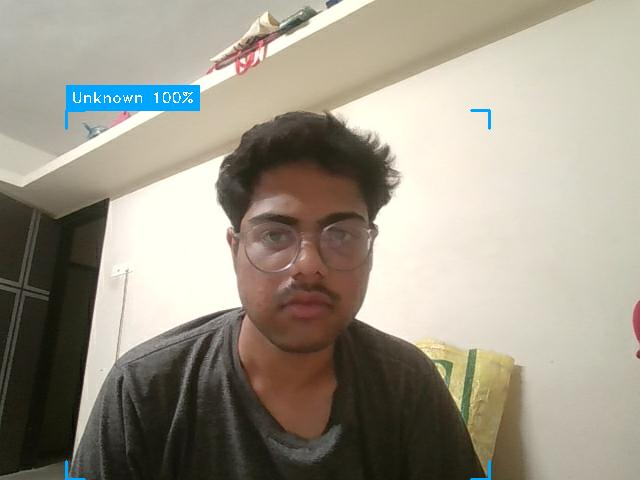
#> input picture dataset/pranav/face_anchor.jpg, 640 x 480 px
$ python test_recognition.py   (older library calls are emulated)
#> lines starting #> are read from the running program, lines starting #| are printed output that depends on the picture; long printed decimals are rounded
### server/vision_engine.py
"""
Smart Classroom — Vision Engine
YOLOv8 for person/phone detection + OpenCV-based face recognition.
Uses Haar cascade for face detection + histogram comparison for matching.
Runs on laptop webcam (index 0).
"""

import cv2
import base64
import os
import numpy as np
import logging
import pickle

logger = logging.getLogger(__name__)

# ── Load YOLOv8 ──────────────────────────────────────────────────────────────
try:
    from ultralytics import YOLO
    HAS_YOLO = True
except ImportError:
    HAS_YOLO = False
    logger.warning("ultralytics not installed. YOLO detection unavailable.")

# Path to dataset (relative to project root)
PROJECT_ROOT = os.path.dirname(os.path.dirname(__file__))
DATASET_PATH = os.path.join(PROJECT_ROOT, "dataset")
YOLO_MODEL_PATH = os.path.join(PROJECT_ROOT, "yolov8n.pt")

# Haar cascade for face detection
HAAR_CASCADE_PATH = cv2.data.haarcascades + "haarcascade_frontalface_default.xml"


class FaceDB:
    """
    Simple face database using OpenCV histogram comparison.
    Stores face embeddings as color histograms of detected face regions.
    Works on any Python version without dlib/TensorFlow.
    """

    def __init__(self, dataset_path: str):
        self.dataset_path = dataset_path
        self.face_cascade = cv2.CascadeClassifier(HAAR_CASCADE_PATH)
        self.known_faces = {}  # name -> list of face histograms
        self._orb = cv2.ORB_create(nfeatures=500)
        self.reload()
#> in reload, img is the input picture: shape (480, 640, 3); mean B, G, R 136.7, 150.8, 157.2
#> in reload, `gray = cv2.cvtColor(img, cv2.COLOR_BGR2GRAY)`:
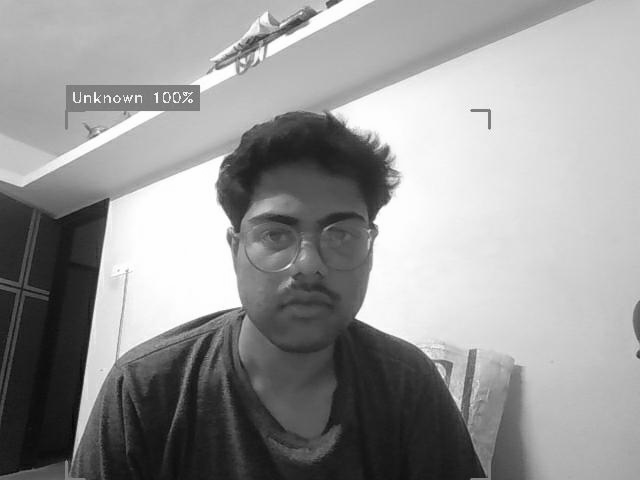
#> gray: shape (480, 640); min 2, max 255, mean 151.1
#> in reload, `faces = self.face_cascade.detectMultiScale(gray, 1.1, 5, minSize=(60, ..`: faces = [[227, 171, 158, 158]]
#> in reload, `x, y, w, h = max(faces, key=lambda f: f[2] * f[3])`: x = 227; y = 171; w = 158
#> in reload, `face_crop = img[y:y + h, x:x + w]`:
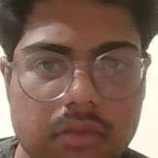
#> face_crop: shape (158, 158, 3); mean B, G, R 86.7, 100.2, 127.5

    def _compute_face_descriptor(self, face_img):
        """Compute a multi-feature descriptor for a face image with spatial grid."""
        face_resized = cv2.resize(face_img, (128, 128))
        gray = cv2.cvtColor(face_resized, cv2.COLOR_BGR2GRAY)
        gray = cv2.equalizeHist(gray)

        # Compute gradients for the whole image
        sobelx = cv2.Sobel(gray, cv2.CV_64F, 1, 0, ksize=3)
        sobely = cv2.Sobel(gray, cv2.CV_64F, 0, 1, ksize=3)
        magnitude = np.sqrt(sobelx ** 2 + sobely ** 2)
        direction = np.arctan2(sobely, sobelx)

        hsv = cv2.cvtColor(face_resized, cv2.COLOR_BGR2HSV)

        grid_size = 4
        cell_size = 128 // grid_size

        descriptors = []
        for i in range(grid_size):
            for j in range(grid_size):
                y_start = i * cell_size
                y_end = (i + 1) * cell_size
                x_start = j * cell_size
                x_end = (j + 1) * cell_size

                # Extract cell
                hsv_cell = hsv[y_start:y_end, x_start:x_end]
                mag_cell = magnitude[y_start:y_end, x_start:x_end]
                dir_cell = direction[y_start:y_end, x_start:x_end]

                # Histograms for cell
                hist_h = cv2.calcHist([hsv_cell], [0], None, [16], [0, 180])
                hist_s = cv2.calcHist([hsv_cell], [1], None, [16], [0, 256])
                mag_hist = cv2.calcHist([mag_cell.astype(np.float32)], [0], None, [16], [0, 256])
                dir_hist = cv2.calcHist([((dir_cell + np.pi) / (2 * np.pi) * 255).astype(np.float32)],
                                        [0], None, [16], [0, 256])

                cv2.normalize(hist_h, hist_h)
                cv2.normalize(hist_s, hist_s)
                cv2.normalize(mag_hist, mag_hist)
                cv2.normalize(dir_hist, dir_hist)

                descriptors.extend([hist_h.flatten(), hist_s.flatten(), mag_hist.flatten(), dir_hist.flatten()])

        descriptor = np.concatenate(descriptors)
        return descriptor

    def reload(self):
        """Load all student faces from dataset directory."""
        self.known_faces = {}

        if not os.path.exists(self.dataset_path):
            return

        for student_name in os.listdir(self.dataset_path):
            student_dir = os.path.join(self.dataset_path, student_name)
            if not os.path.isdir(student_dir):
                continue

            face_img_path = os.path.join(student_dir, "face_anchor.jpg")
            if not os.path.exists(face_img_path):
                continue

            img = cv2.imread(face_img_path)
            if img is None:
                continue

            # Try to detect face in the image
            gray = cv2.cvtColor(img, cv2.COLOR_BGR2GRAY)
            faces = self.face_cascade.detectMultiScale(gray, 1.1, 5, minSize=(60, 60))

            if len(faces) > 0:
                # Use the largest detected face
                x, y, w, h = max(faces, key=lambda f: f[2] * f[3])
                face_crop = img[y:y + h, x:x + w]
            else:
                # Use center crop if no face detected
                h, w = img.shape[:2]
                cx, cy = w // 2, h // 2
                size = min(h, w) // 2
                face_crop = img[max(0, cy - size):cy + size, max(0, cx - size):cx + size]

            if face_crop.size > 0:
                descriptor = self._compute_face_descriptor(face_crop)
#> in _compute_face_descriptor, `gray = cv2.cvtColor(face_resized, cv2.COLOR_BGR2GRAY)`:
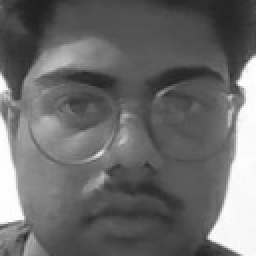
#> gray: shape (128, 128) (shown 2 times larger); min 32, max 254, mean 106.7
#> in _compute_face_descriptor, `gray = cv2.equalizeHist(gray)`:
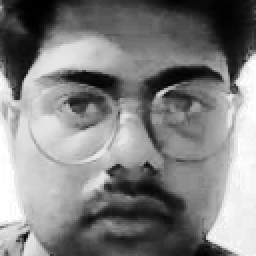
#> gray: shape (128, 128) (shown 2 times larger); min 0, max 255, mean 128.7
#> in _compute_face_descriptor, `sobely = cv2.Sobel(gray, cv2.CV_64F, 0, 1, ksize=3)`:
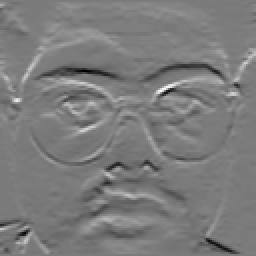
#> sobely: shape (128, 128) float64 (shown 2 times larger); min -681, max 729, mean 4.2; drawn with min black and max white
#> in _compute_face_descriptor, `magnitude = np.sqrt(sobelx ** 2 + sobely ** 2)`:
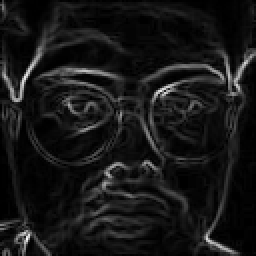
#> magnitude: shape (128, 128) float64 (shown 2 times larger); min 0, max 893.2, mean 81.4; drawn with min black and max white
#> in _compute_face_descriptor, `direction = np.arctan2(sobely, sobelx)`:
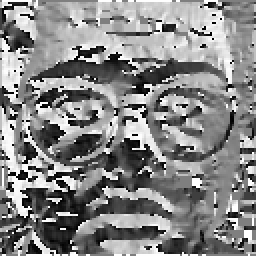
#> direction: shape (128, 128) float64 (shown 2 times larger); min -3.14, max 3.14, mean 0.188; drawn with min black and max white
#> in _compute_face_descriptor, `hsv = cv2.cvtColor(face_resized, cv2.COLOR_BGR2HSV)`: hsv: shape (128, 128, 3); mean H, S, V 11.5, 92.1, 127.4
#> after the loop in _compute_face_descriptor, `for i in range(grid_size):`: descriptors = 64 items
#> in _compute_face_descriptor, `descriptor = np.concatenate(descriptors)`: descriptor = 1024 values, max 1 at index 576, min 0 at index 4, mean 0.148
                self.known_faces[student_name] = descriptor
                logger.info("Loaded face for: %s", student_name)

        logger.info("FaceDB loaded %d students", len(self.known_faces))

    def recognize(self, face_crop) -> tuple:
        """
        Match a face crop against known faces.
        Returns (name, confidence) or (None, 0).
        """
        if not self.known_faces or face_crop.size == 0:
            return None, 0

        descriptor = self._compute_face_descriptor(face_crop)

        best_name = None
        best_score = -1

        for name, known_desc in self.known_faces.items():
            # Correlation comparison (higher = better match)
            score = np.dot(descriptor, known_desc) / (
                np.linalg.norm(descriptor) * np.linalg.norm(known_desc) + 1e-8
            )
            if score > best_score:
                best_score = score
                best_name = name

        # Threshold for positive match
        if best_score > 0.75:
            return best_name, best_score

        return None, best_score


class VisionEngine:
    # [240 lines left out: functions __init__, start_camera, stop_camera, draw_corner_rect, _compute_attention, process_frame, not called in this run]

    def release(self):
        """Release all resources."""
        self.stop_camera()

### server/test_recognition.py
import cv2
import os
from vision_engine import FaceDB, DATASET_PATH

db = FaceDB(DATASET_PATH)
#> pass 2 of the loop in reload, `for student_name in os.listdir(self.dataset_path):`:
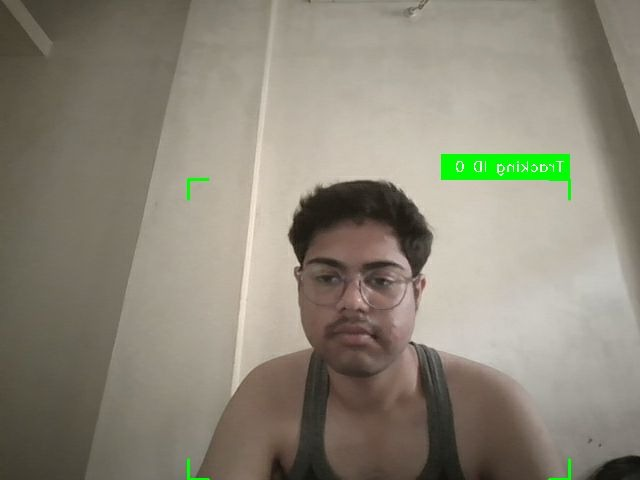
#> input picture dataset/pranav_raut/face_anchor.jpg, 640 x 480 px
#> in reload, img is the input picture: shape (480, 640, 3); mean B, G, R 119.7, 134.6, 139.6
#> in reload, `faces = self.face_cascade.detectMultiScale(gray, 1.1, 5, minSize=(60, ..`: faces = [[286, 224, 138, 138]]
#> in reload, `x, y, w, h = max(faces, key=lambda f: f[2] * f[3])`: x = 286; y = 224; w = 138
#> face_crop: shape (138, 138, 3)
#> in _compute_face_descriptor (call 2), `magnitude = np.sqrt(sobelx ** 2 + sobely ** 2)`:
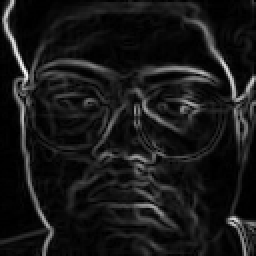
#> magnitude: shape (128, 128) float64 (shown 2 times larger); min 0, max 930.8, mean 88.4; drawn with min black and max white
#> in _compute_face_descriptor (call 2), `direction = np.arctan2(sobely, sobelx)`:
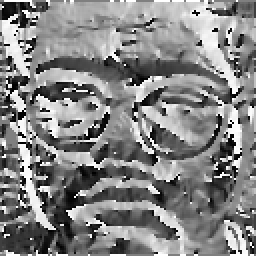
#> direction: shape (128, 128) float64 (shown 2 times larger); min -3.14, max 3.14, mean 0.126; drawn with min black and max white
#> hsv: shape (128, 128, 3); mean H, S, V 10, 66.4, 119.1
#> in _compute_face_descriptor (call 2), `descriptor = np.concatenate(descriptors)`: descriptor = 1024 values, max 1 at index 128, min 0 at index 4, mean 0.141
#> pass 3 of the loop in reload, `for student_name in os.listdir(self.dataset_path):`:
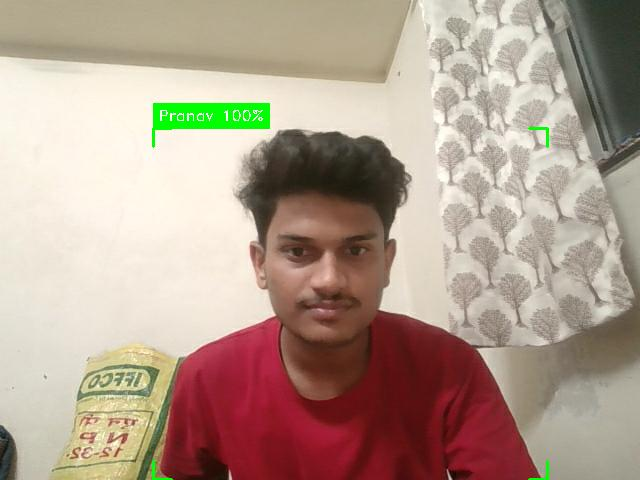
#> input picture dataset/rushi/face_anchor.jpg, 640 x 480 px
#> in reload, img is the input picture: shape (480, 640, 3); mean B, G, R 142.5, 157.7, 178
#> in reload, `gray = cv2.cvtColor(img, cv2.COLOR_BGR2GRAY)`:
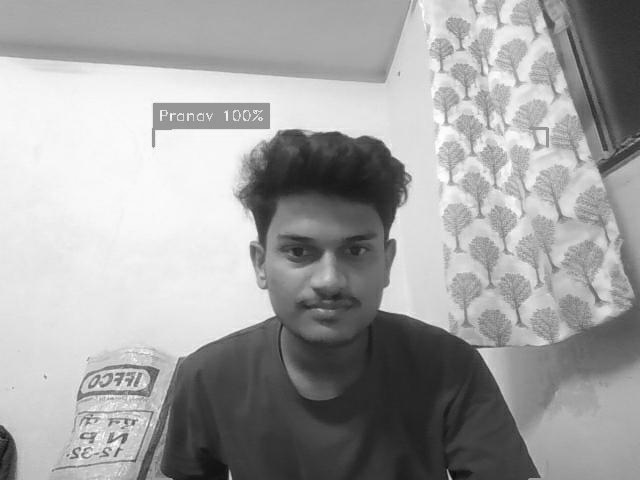
#> gray: shape (480, 640); min 9, max 254, mean 162
#> in reload, `faces = self.face_cascade.detectMultiScale(gray, 1.1, 5, minSize=(60, ..`: faces = [[252, 193, 152, 152]]
#> in reload, `x, y, w, h = max(faces, key=lambda f: f[2] * f[3])`: x = 252; y = 193; w = 152
#> face_crop: shape (152, 152, 3)
#> in _compute_face_descriptor (call 3), `direction = np.arctan2(sobely, sobelx)`:
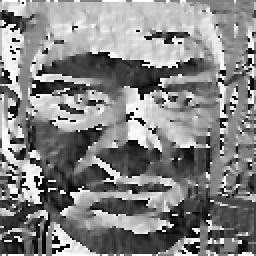
#> direction: shape (128, 128) float64 (shown 2 times larger); min -3.14, max 3.14, mean 0.124; drawn with min black and max white
#> hsv: shape (128, 128, 3); mean H, S, V 16.6, 108.1, 136
#> in _compute_face_descriptor (call 3), `descriptor = np.concatenate(descriptors)`: descriptor = 1024 values, max 1 at index 832, min 0 at index 3, mean 0.144
db.reload()
#> pass 2 of the loop in reload, `for student_name in os.listdir(self.dataset_path):`:
#> pass 3 of the loop in reload, `for student_name in os.listdir(self.dataset_path):`:
print("Known faces:", db.known_faces.keys())
#| Known faces: dict_keys(['pranav', 'pranav_raut', 'rushi'])

# Load a test image (e.g. from dataset or webcam)
for name in db.known_faces.keys():
    path = os.path.join(DATASET_PATH, name, "face_anchor.jpg")
    img = cv2.imread(path)

    gray = cv2.cvtColor(img, cv2.COLOR_BGR2GRAY)
    faces = db.face_cascade.detectMultiScale(gray, 1.1, 5, minSize=(60, 60))
#> faces = [[227, 171, 158, 158]]
    if len(faces) > 0:
        x, y, w, h = max(faces, key=lambda f: f[2] * f[3])
#> x = 227; y = 171; w = 158; h = 158
        face_crop = img[y:y + h, x:x + w]
        recognized_name, score = db.recognize(face_crop)
#> in recognize, `descriptor = self._compute_face_descriptor(face_crop)`: descriptor = 1024 values, max 1 at index 576, min 0 at index 4, mean 0.148
#> the loop in recognize, `for name, known_desc in self.known_faces.items():` made 3 passes
#> (name, score, best_score, best_name) on pass 1: ('pranav', 1, 1, 'pranav')
#> (name, score) on passes 2 to 3: ('pranav_raut', 0.793), ('rushi', 0.886)
#> after the loop in recognize, `for name, known_desc in self.known_faces.items():`: best_score = 1
#> recognized_name = 'pranav'; score = 1
        print(f"Testing {name}: Recognized as {recognized_name} with score {score}")
#| Testing pranav: Recognized as pranav with score 1

        # Test descriptor match manually to see the exact score
        desc = db._compute_face_descriptor(face_crop)
#> desc has the same summary as descriptor in recognize
        import numpy as np
        for known_name, known_desc in db.known_faces.items():
            score = np.dot(desc, known_desc) / (
                np.linalg.norm(desc) * np.linalg.norm(known_desc) + 1e-8
            )
            print(f"  vs {known_name}: {score}")
#> this loop made 3 passes
#> (known_name, score) on passes 1 to 3: ('pranav', 1), ('pranav_raut', 0.793), ('rushi', 0.886)
#|   vs pranav: 1
#|   vs pranav_raut: 0.7928
#|   vs rushi: 0.8858
    else:
        print(f"No face detected in {name}'s anchor image.")
#> pass 2 of the loop `for name in db.known_faces.keys():`:
#> `faces = db.face_cascade.detectMultiScale(gray, 1.1, 5, minSize=(60, 60))`: faces = [[286, 224, 138, 138]]
#> `x, y, w, h = max(faces, key=lambda f: f[2] * f[3])`: x = 286; y = 224; w = 138
#> the loop in recognize (call 2), `for name, known_desc in self.known_faces.items():` made 3 passes
#> (name, score, best_score, best_name) on passes 1 to 2: ('pranav', 0.793, 0.793, 'pranav'), ('pranav_raut', 1, 1, 'pranav_raut')
#> `recognized_name, score = db.recognize(face_crop)`: recognized_name = 'pranav_raut'; score = 1
#| Testing pranav_raut: Recognized as pranav_raut with score 1
#> desc = 1024 values, max 1 at index 128, min 0 at index 4, mean 0.141
#> the loop `for known_name, known_desc in db.known_faces.items():` made 3 passes
#> (known_name, score) on passes 1 to 3: ('pranav', 0.793), ('pranav_raut', 1), ('rushi', 0.75)
#> (printed output is left out)
#> pass 3 of the loop `for name in db.known_faces.keys():`:
#> `faces = db.face_cascade.detectMultiScale(gray, 1.1, 5, minSize=(60, 60))`: faces = [[252, 193, 152, 152]]
#> `x, y, w, h = max(faces, key=lambda f: f[2] * f[3])`: x = 252; y = 193; w = 152
#> `recognized_name, score = db.recognize(face_crop)`: recognized_name = 'rushi'; score = 1
#| Testing rushi: Recognized as rushi with score 1
#> desc = 1024 values, max 1 at index 832, min 0 at index 3, mean 0.144
#> the loop `for known_name, known_desc in db.known_faces.items():` made 3 passes
#> (printed output is left out)
